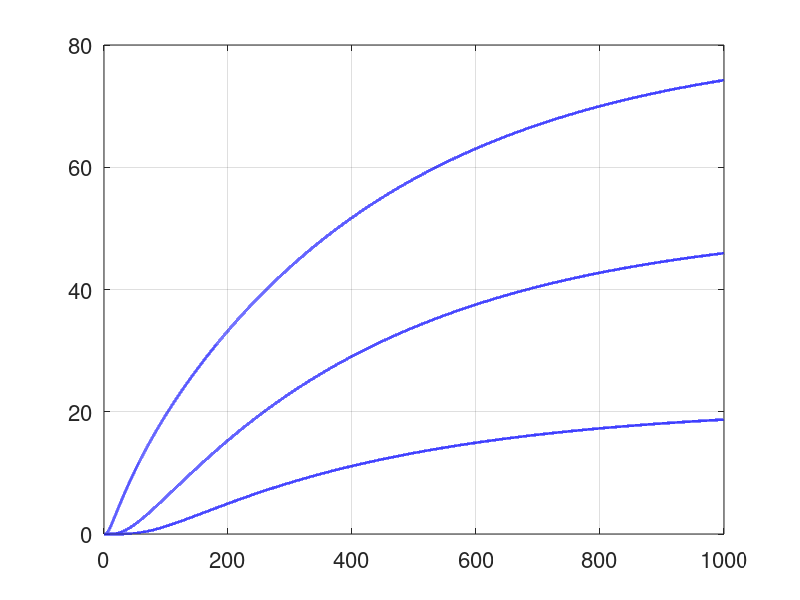

Here is the MATLAB script that generated this plot: (Note: this script raises an error after producing the figure.)
% A 1D model of a heated rod
% Note: The rod is not insulated at ends:
% Heat source u(t) is at x = 0 
% Heat transfers to surrounding room at x=L. Room has temperature zero

clear; close all

%% Parameters, dont change
h = 0.01;
N = 100;
Tmax = 100000*h;
k = 10*h;

%% Creating system, dont change
D2 = -2*eye(N) + diag(ones(N-1,1),1) + diag(ones(N-1,1),-1);
D2(1,1) = -1;
A = eye(N) + k*D2;
B = zeros(N,1);B(1)=k;


%% Chose sensor configuration, 1 or 3 sensors

nrsensors = 3;      % change between 1 and 3 here

location = 0.75; % 0.5 means that sensor location is in middle of rod
if nrsensors == 1
    C = zeros(1,N); 
    C(1,round(location*N)) = 1;   % Try moving location by changing above 
    D = 0;
elseif nrsensors == 3             % Dont change the sensor locations below
    C = zeros(nrsensors,N);
    C(1,round(0.2*N)) = 1;         
    C(2,round(0.50*N)) = 1;
    C(3,round(0.8*N)) = 1;
    D = zeros(nrsensors,1);
else
    error("nrsensors need to be 1 or 3")
end

G = ss(A,B,C,D,h);      % Original high order system before model reduction

%% Step response original high order model
figure(1)
[y,t,x] = step(G,0:h:Tmax);
plot(t,y,'b','linewidth',2);
hold on
set(gca,'fontsize',16)
grid on
%% Bode diagram original high order model
figure(2)
[mag1,phase1,w1] = bode(G,{1e-4 10});
mag1 = squeeze(mag1); phase1 = squeeze(phase1);
subplot(211)
loglog(w1,mag1,'b','linewidth',2)
hold on; grid on
subplot(212)
semilogx(w1,phase1,'b','linewidth',2)
hold on; grid on


%% Prepare for model reduction

[Gbal,sig] = balreal(G);

figure(3)
semilogy(sig,'-x')
set(gca,'fontsize',16)
axis([0 100 1e-16 1e2])
title('Singular values (sig)')
hold on
grid on


%% Do model reduction (two cases: either 1 or 3 sensors)

if nrsensors == 1
    levels  = [1e-1 1e-2 1e-4]  % How much error can we tolerate
elseif nrsensors == 3
    levels = [1e-3]                % Change here to something suitable
else
    error("nrsensors need to be 1 or 3")
end

for threshold = levels
    elim = (sig < threshold*sig(1));     % small entries of sig -> negligible states
    Ghat = modred(Gbal,elim);
    tf(Ghat)

    figure(1)
    [yh,t] = step(Ghat,0:h:Tmax);
    plot(t,yh,'--','linewidth',1.4);
    title('Step Response','fontsize',18)
    xlabel('Time (sec)','fontsize',18)
    if nrsensors == 1 % this legend can be improved...
      legend('G (order 100)','Ghat','Ghat','Ghat','Location','best')
    else
      legend('G (output 1)','G (output 2)','G (output 3)','Location','best')
    end

    figure(2)
    subplot(211)
    title('Bode diagram','fontsize',18)
    [mag2,phase2,w2] = bode(Ghat,w1);
    mag2 = squeeze(mag2); phase2 = squeeze(phase2);
    loglog(w2,mag2,'--','linewidth',1.4)
    axis([1e-4 10 1e-4 1e2])
    set(gca,'fontsize',16)
    subplot(212)
    if nrsensors==1
      semilogx(w2,phase2-phase2(1),'--','linewidth',1.4)
    else
      semilogx(w2,phase2-phase2(:,1),'--','linewidth',1.4)
    end
    axis([1e-4 10 -700 20])
    xlabel('Frequency (rad/s)','fontsize',18)
    set(gca,'fontsize',16)
    if nrsensors == 1 % this legend can be improved...
      legend('G (order 100)','Ghat','Ghat','Ghat','Location','best')
    else
      legend('G (output 1)','G (output 2)','G (output 3)','Location','best')
    end

end

%% evalfr(G,1) evaluates the dcgain of G
evalfr(G,1)
